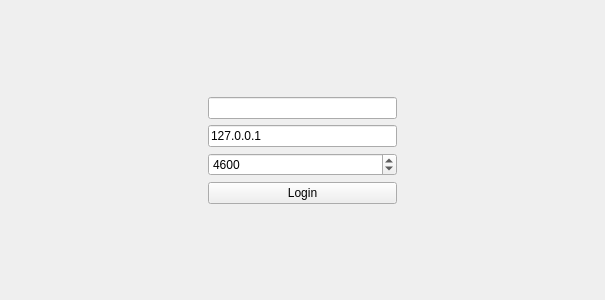
<?xml version="1.0" encoding="UTF-8"?>
<ui version="4.0">
 <class>ChatClientView</class>
 <widget class="QWidget" name="ChatClientView">
  <property name="geometry">
   <rect>
    <x>0</x>
    <y>0</y>
    <width>605</width>
    <height>300</height>
   </rect>
  </property>
  <property name="windowTitle">
   <string>Form</string>
  </property>
  <layout class="QGridLayout" name="gridLayout">
   <item row="0" column="0">
    <widget class="QStackedWidget" name="stackedWidget">
     <property name="currentIndex">
      <number>0</number>
     </property>
     <widget class="QWidget" name="loginPage">
      <layout class="QGridLayout" name="gridLayout_2">
       <item row="0" column="1">
        <spacer name="verticalSpacer">
         <property name="orientation">
          <enum>Qt::Vertical</enum>
         </property>
         <property name="sizeHint" stdset="0">
          <size>
           <width>20</width>
           <height>85</height>
          </size>
         </property>
        </spacer>
       </item>
       <item row="1" column="0">
        <spacer name="horizontalSpacer">
         <property name="orientation">
          <enum>Qt::Horizontal</enum>
         </property>
         <property name="sizeHint" stdset="0">
          <size>
           <width>106</width>
           <height>20</height>
          </size>
         </property>
        </spacer>
       </item>
       <item row="1" column="1">
        <layout class="QVBoxLayout" name="verticalLayout">
         <item>
          <widget class="QLineEdit" name="nameEdit">
           <property name="toolTip">
            <string>Name</string>
           </property>
           <property name="text">
            <string/>
           </property>
          </widget>
         </item>
         <item>
          <widget class="QLineEdit" name="addressEdit">
           <property name="toolTip">
            <string>Address</string>
           </property>
           <property name="text">
            <string>127.0.0.1</string>
           </property>
          </widget>
         </item>
         <item>
          <widget class="QSpinBox" name="portEdit">
           <property name="toolTip">
            <string>Port</string>
           </property>
           <property name="maximum">
            <number>99999</number>
           </property>
           <property name="value">
            <number>4600</number>
           </property>
          </widget>
         </item>
         <item>
          <widget class="QPushButton" name="loginButton">
           <property name="text">
            <string>Login</string>
           </property>
          </widget>
         </item>
        </layout>
       </item>
       <item row="1" column="2">
        <spacer name="horizontalSpacer_2">
         <property name="orientation">
          <enum>Qt::Horizontal</enum>
         </property>
         <property name="sizeHint" stdset="0">
          <size>
           <width>105</width>
           <height>20</height>
          </size>
         </property>
        </spacer>
       </item>
       <item row="2" column="1">
        <spacer name="verticalSpacer_2">
         <property name="orientation">
          <enum>Qt::Vertical</enum>
         </property>
         <property name="sizeHint" stdset="0">
          <size>
           <width>20</width>
           <height>84</height>
          </size>
         </property>
        </spacer>
       </item>
      </layout>
     </widget>
     <widget class="QWidget" name="chatPage">
      <layout class="QVBoxLayout" name="verticalLayout_2">
       <item>
        <layout class="QHBoxLayout" name="topLayout"/>
       </item>
       <item>
        <layout class="QHBoxLayout" name="horizontalLayout">
         <item>
          <widget class="QLineEdit" name="messageEdit">
           <property name="toolTip">
            <string>message</string>
           </property>
          </widget>
         </item>
         <item>
          <widget class="QPushButton" name="sayButton">
           <property name="text">
            <string>Say</string>
           </property>
          </widget>
         </item>
         <item>
          <widget class="QPushButton" name="logoutButton">
           <property name="text">
            <string>Logout</string>
           </property>
          </widget>
         </item>
        </layout>
       </item>
      </layout>
     </widget>
    </widget>
   </item>
  </layout>
 </widget>
 <resources/>
 <connections/>
</ui>
